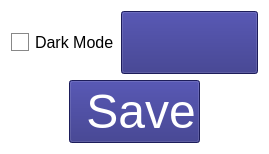
      <widget class="QWidget" name="Settings_Page">
       <property name="sizePolicy">
        <sizepolicy hsizetype="Expanding" vsizetype="Expanding">
         <horstretch>0</horstretch>
         <verstretch>0</verstretch>
        </sizepolicy>
       </property>
       <property name="styleSheet">
        <string notr="true">background-color: rgb(255, 255, 255);</string>
       </property>
       <layout class="QVBoxLayout" name="verticalLayout_17">
        <item>
         <layout class="QGridLayout" name="gridLayout_13">
          <item row="0" column="0" alignment="Qt::AlignmentFlag::AlignHCenter">
           <widget class="QCheckBox" name="darkModeCheckBox">
            <property name="styleSheet">
             <string notr="true">QCheckBox {
    color: black;
    font-size: 16px;
}
QCheckBox::indicator {
    width: 16px;  
    height: 16px;  
    border: 1px solid #888;  
    background: white;       
}
QCheckBox::indicator:checked {
    background: #0078D7;
    border: 1px solid #0055A4; 
}</string>
            </property>
            <property name="text">
             <string>Dark Mode</string>
            </property>
           </widget>
          </item>
          <item row="0" column="1">
           <widget class="QPushButton" name="homeButton">
            <property name="sizePolicy">
             <sizepolicy hsizetype="Minimum" vsizetype="Minimum">
              <horstretch>0</horstretch>
              <verstretch>0</verstretch>
             </sizepolicy>
            </property>
            <property name="styleSheet">
             <string notr="true">background-color: rgb(40, 40, 126);
font: 36pt ;</string>
            </property>
            <property name="text">
             <string/>
            </property>
            <property name="icon">
             <iconset theme="user-home"/>
            </property>
            <property name="iconSize">
             <size>
              <width>32</width>
              <height>32</height>
             </size>
            </property>
           </widget>
          </item>
         </layout>
        </item>
        <item>
         <layout class="QHBoxLayout" name="horizontalLayout_3">
          <item>
           <spacer name="horizontalSpacer_4">
            <property name="orientation">
             <enum>Qt::Orientation::Horizontal</enum>
            </property>
            <property name="sizeType">
             <enum>QSizePolicy::Policy::Minimum</enum>
            </property>
            <property name="sizeHint" stdset="0">
             <size>
              <width>40</width>
              <height>20</height>
             </size>
            </property>
           </spacer>
          </item>
          <item alignment="Qt::AlignmentFlag::AlignHCenter|Qt::AlignmentFlag::AlignVCenter">
           <widget class="QPushButton" name="userSave">
            <property name="styleSheet">
             <string notr="true">background-color: rgb(40, 40, 126);
color: rgb(255, 255, 255);
font: 36pt ;</string>
            </property>
            <property name="text">
             <string> Save</string>
            </property>
            <property name="icon">
             <iconset theme="QIcon::ThemeIcon::DocumentSave"/>
            </property>
            <property name="iconSize">
             <size>
              <width>46</width>
              <height>46</height>
             </size>
            </property>
           </widget>
          </item>
          <item>
           <spacer name="horizontalSpacer_3">
            <property name="orientation">
             <enum>Qt::Orientation::Horizontal</enum>
            </property>
            <property name="sizeType">
             <enum>QSizePolicy::Policy::Minimum</enum>
            </property>
            <property name="sizeHint" stdset="0">
             <size>
              <width>40</width>
              <height>20</height>
             </size>
            </property>
           </spacer>
          </item>
         </layout>
        </item>
       </layout>
      </widget>
